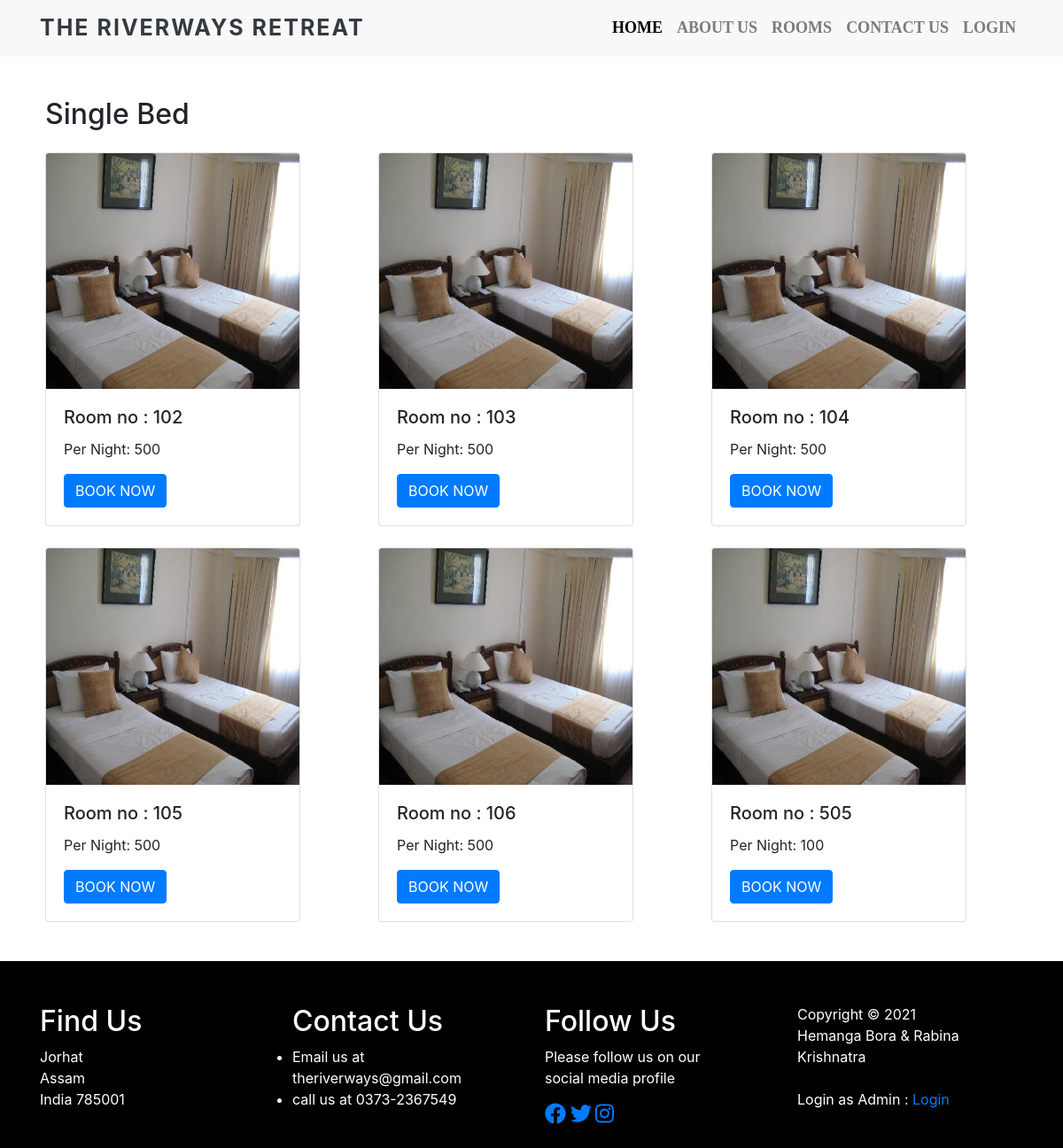
The page /single.php on the database its author committed.
### tables this page shows
CREATE TABLE `rooms` (
  `Roomid` int unsigned NOT NULL AUTO_INCREMENT,
  `RoomNo` mediumint DEFAULT NULL,
  `RoomType` text,
  `RoomPrice` text,
  `Room_status` int NOT NULL DEFAULT '0',
  PRIMARY KEY (`Roomid`)
);

### single.php (the view, shortened to what this page needs)
<?php
include('Database.php');
?>
<!DOCTYPE html>
<html lang="en">
<head>
  <link rel="stylesheet" href="https://stackpath.bootstrapcdn.com/bootstrap/4.5.2/css/bootstrap.min.css">
  <link rel="stylesheet" href="style.css">
</head>
<body>
  <nav class="navbar navbar-expand-lg navbar-light fixed-top">
    <div class="container">
      <a class="navbar-brand text-dark" href="#">The RIVERWAYS RETREAT</a>
      <div class="collapse navbar-collapse" id="navbarSupportedContent">
        <ul class="navbar-nav ml-auto">
          <li class="nav-item active">
            <a class="nav-link" href="/">Home</a>
          </li>
          <li class="nav-item">
            <a class="nav-link" href="/#about">About Us</a>
          </li>
          <li class="nav-item">
            <a class="nav-link" href="/#room">Rooms</a>
          </li>
          <li class="nav-item">
            <a class="nav-link" href="/#contactus">Contact Us</a>
          </li>
          <?php
          if(!$_SESSION["uid"])
          {
            echo '
            <li class="nav-item">
            <a class="nav-link" href="Login.php">Login</a>
             </li>';
          }
          else
          {
            echo '
            <li class="nav-item">
            <a class="nav-link" href="account.php">'.$_SESSION["uname"].'</a>
            </li>';
          }
          ?>
        </ul>
      </div>
    </div>
  </nav>
  <div class="cards" id="room">
    <div class="container">
      <h2>Single Bed</h2>
      <div class="row">
        <?php
        $sql2 = "SELECT * FROM `rooms` where `Room_status` = 0 AND `RoomType` = 'Single Bed' ORDER BY `RoomNo` ASC";
        $data2 = $conn->query($sql2);
				while($row = $data2->fetch_assoc()){
           echo ' <div class="col mt-3 mb-2">
                <div class="card" style="width: 18rem;">
                    <img src="image/x1.jpg" class="card-img-top" alt="...">
                    <div class="card-body">
                        <h5 class="card-title">Room no : '.$row["RoomNo"].'</h5>
                        <p class="card-text">Per Night: '.$row["RoomPrice"].'</p>
                            <form action="Booking.php" method="POST">
                            <input type="hidden" name="roomno" value='.$row["RoomNo"].'>
                            <input type="hidden" name="roomid" value='.$row["Roomid"].'>
                            <input type="hidden" name="roomtype" value="'.$row["RoomType"].'">
                            <input type="hidden" name="RoomPrice" value='.$row["RoomPrice"].'>
                        <button class="btn btn-primary" name="bookroom" type="submit">BOOK NOW</button>
                        </form>
                    </div>
                </div>
            </div>';
        }
            ?>
      </div>
    </div>
  </div>
 <footer>
    <div class="footer-bottom">
      <div class="container">
        <div class="row">
          <div class="col-md-3 col-sm-6 col-xs-12 segment-one">
            <h2>Find Us</h2>
            Jorhat<br>
            Assam<br>
            India 785001
          </div>
          <div class="col-md-3 col-sm-6 col-xs-12 segment-two">
            <h2>Contact Us</h2>
            <ul>
              <li><a href="#"></a>Email us at theriverways@gmail.com</li>
              <li><a href="#"></a>call us at 0373-2367549</li>
            </ul>
          </div>
          <div class="col-md-3 col-sm-6 col-xs-12 segment-three">
            <h2>Follow Us </h2>
            <p>Please follow us on our<br> social media profile</p>
            <a href="https://www.facebook.com/upasana.sarmah.92"><i class="fab fa-facebook"
                style="font-size: 150%;"></i></a>
            <a href="https://twitter.com/RKrishnatra"><i class="fab fa-twitter" style="font-size: 150%;"></i></a>
            <a href="https://www.instagram.com/rabinasharma_/"><i class="fab fa-instagram"
                style="font-size: 150%;"></i></a>
          </div>
          <div class="col-md-3 col-sm-6 col-xs-12 segment-four">
          <div class="copyright-text">
            <p><br>Copyright &copy; 2021 <br>Hemanga Bora & Rabina Krishnatra
              <br><br>Login as Admin : <a href="/admin/">Login</a></p>
          </div>
          </div>
        </div>
      </div>
    </div>
  </footer>
</body>
</html>

### style.css (style rules this page uses)
* { margin: 0%; padding: 0%; }
body { scroll-behavior: smooth; }
.navbar-nav a { font-family: poppins; font-size: 18px; text-transform: uppercase; font-weight: bold; }
.navbar-light .navbar-brand { font-size: 25px; text-transform: uppercase; font-weight: bold; letter-spacing: 2px; }
.navbar-light .navbar-nav .active > .nav-link, .navbar-light .navbar-nav .nav-link.active, .navbar-light .navbar-nav .nav-link.show, .navbar-light .navbar-nav .show > .nav-link { color: rgb(8, 1, 1); }
.nav-item { color: black; }
.container h2 { margin-top: 10%; }
.footer-bottom { padding: 2%; background-color:rgb(0, 0, 0) !important; color: #fff; }
.navbar { background-color: rgb(248, 248, 248); }
.cards { margin: 3%; }

### rows shown on the page
rooms: RoomNo "102", RoomPrice "500"
rooms: RoomNo "103", RoomPrice "500"
rooms: RoomNo "104", RoomPrice "500"
rooms: RoomNo "105", RoomPrice "500"
rooms: RoomNo "106", RoomPrice "500"
rooms: RoomNo "505", RoomPrice "100"
